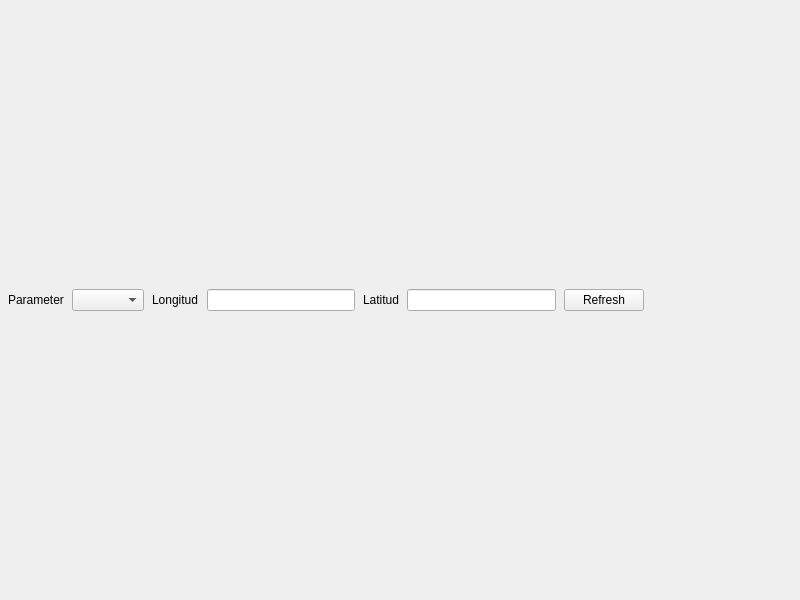
<?xml version="1.0" encoding="UTF-8"?>
<ui version="4.0">
 <class>MainWindow</class>
 <widget class="QMainWindow" name="MainWindow">
  <property name="geometry">
   <rect>
    <x>0</x>
    <y>0</y>
    <width>800</width>
    <height>600</height>
   </rect>
  </property>
  <property name="windowTitle">
   <string>GraphPlotter</string>
  </property>
  <widget class="QWidget" name="main_widget">
   <layout class="QVBoxLayout" name="verticalLayout">
    <property name="spacing">
     <number>8</number>
    </property>
    <property name="leftMargin">
     <number>8</number>
    </property>
    <property name="topMargin">
     <number>8</number>
    </property>
    <property name="rightMargin">
     <number>8</number>
    </property>
    <property name="bottomMargin">
     <number>8</number>
    </property>
    <item>
     <layout class="QHBoxLayout" name="horizontalLayout">
      <item>
       <widget class="QLabel" name="label">
        <property name="text">
         <string>Parameter</string>
        </property>
       </widget>
      </item>
      <item>
       <widget class="QComboBox" name="param_combo"/>
      </item>
      <item>
       <widget class="QLabel" name="label_2">
        <property name="text">
         <string>Longitud</string>
        </property>
       </widget>
      </item>
      <item>
       <widget class="QLineEdit" name="lon_edit"/>
      </item>
      <item>
       <widget class="QLabel" name="label_3">
        <property name="text">
         <string>Latitud</string>
        </property>
       </widget>
      </item>
      <item>
       <widget class="QLineEdit" name="lat_edit"/>
      </item>
      <item>
       <widget class="QPushButton" name="refresh_button">
        <property name="text">
         <string>Refresh</string>
        </property>
       </widget>
      </item>
      <item>
       <spacer name="horizontalSpacer">
        <property name="orientation">
         <enum>Qt::Horizontal</enum>
        </property>
        <property name="sizeHint" stdset="0">
         <size>
          <width>40</width>
          <height>20</height>
         </size>
        </property>
       </spacer>
      </item>
     </layout>
    </item>
   </layout>
  </widget>
 </widget>
 <resources/>
 <connections/>
</ui>
